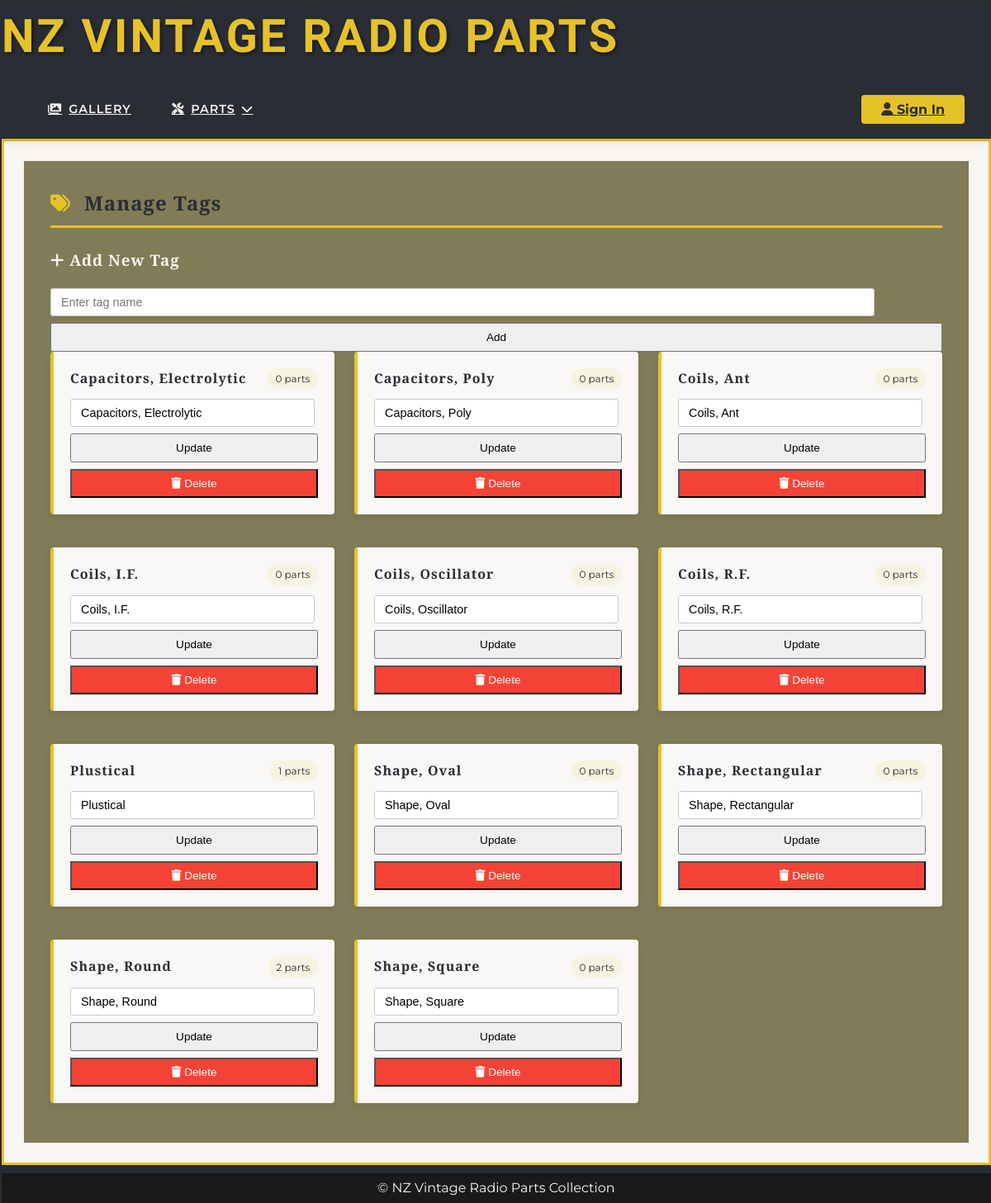
The app's page /tags/manage, older data.
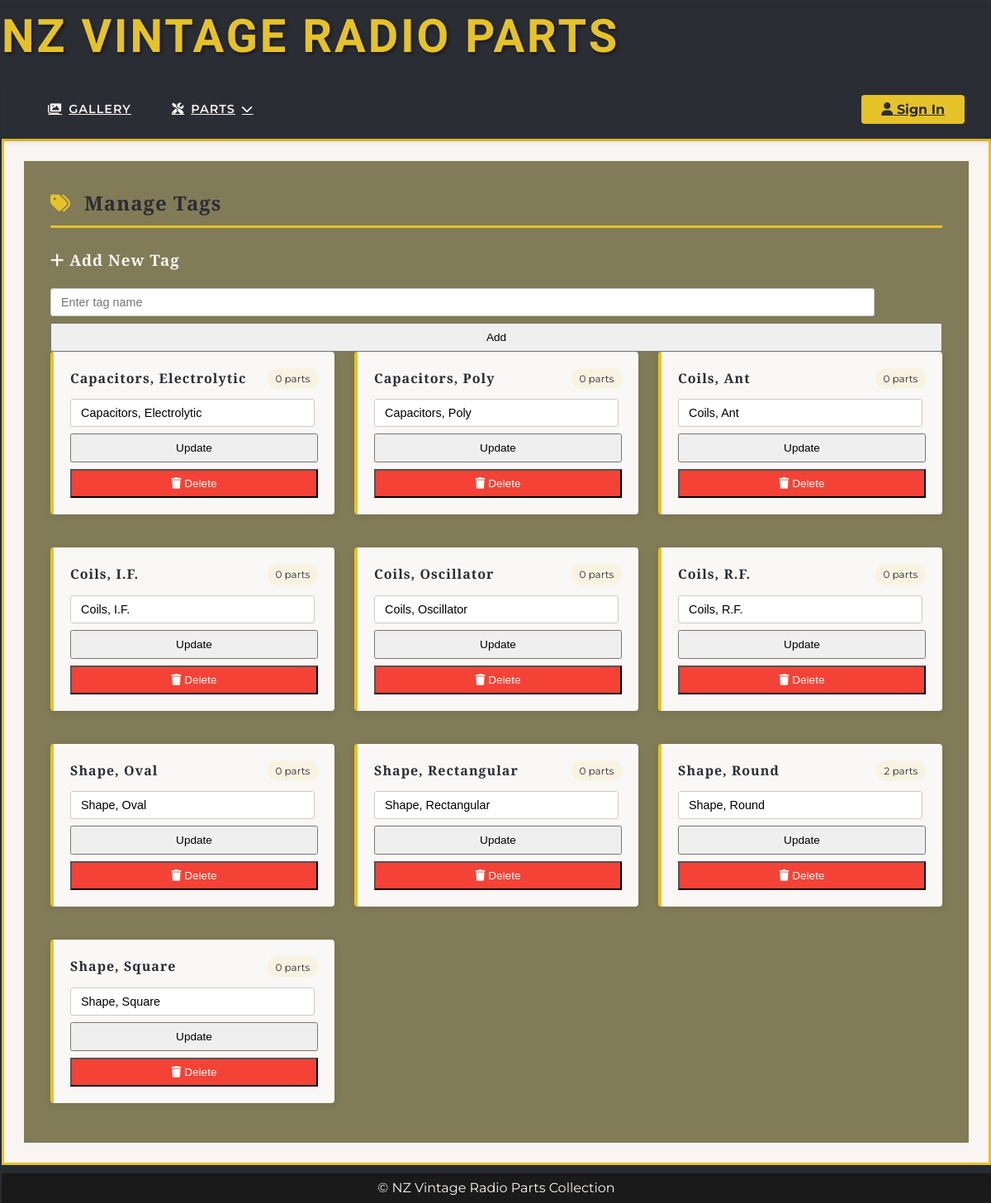
The same page, newer data.
### app/models.py (models this page shows, shortened)
class Tag(db.Model):
    __tablename__ = 'Tag'
    id = db.Column(db.Integer, primary_key=True, autoincrement=True)
    name = db.Column(db.String(100), nullable=False, unique=True)
    description = db.Column(db.String(255))
    slug = db.Column(db.String(100), nullable=False, unique=True, index=True)
    parts = db.relationship('Part', secondary=part_tags, back_populates='tags')

### app/blueprints/tags.py (the view)
@bp.route('/manage')
def manage_tags():
    tags = Tag.query.order_by(Tag.name).all()
    return render_template('manage_tags.html', tags=tags)

### app/templates/manage_tags.html (shortened to what this page needs)
{% extends 'layout.html' %}
{% block content %}
<div class="art-deco-card">
    <div class="tag-manager">
        <h2><i class="fas fa-tags"></i> Manage Tags</h2>
        <div class="add-tag-form">
            <h3><i class="fas fa-plus"></i> Add New Tag</h3>
            <form method="POST" action="{{ url_for('tags.add_tag') }}" class="tag-form">
                <input type="text" name="name" placeholder="Enter tag name" required>
                <button type="submit">Add</button>
            </form>
        </div>
        <div class="tag-list">
            {% for tag in tags %}
            <div class="tag-item">
                <div class="tag-header">
                    <h3 class="tag-name">{{ tag.name }}</h3>
                    <span class="tag-count">{{ tag.parts|length }} parts</span>
                </div>
                <form method="POST" action="{{ url_for('tags.edit_tag', tag_id=tag.id) }}" class="tag-form">
                    <input type="text" name="name" value="{{ tag.name }}" required>
                    <button type="submit">Update</button>
                </form>
                <form method="POST" action="{{ url_for('tags.delete_tag', tag_id=tag.id) }}" class="tag-form" style="margin-top: 0.5rem;">
                    <button type="submit" class="delete-btn">
                        <i class="fas fa-trash"></i> Delete
                    </button>
                </form>
            </div>
            {% else %}
            <div class="empty-state">
                <i class="fas fa-tags vintage-icon-large"></i>
                <h3>No Tags Yet</h3>
                <p>Add your first tag using the form above</p>
            </div>
            {% endfor %}
        </div>
    </div>
</div>
{% endblock %}

### app/templates/layout.html (shortened to what this page needs)
<!DOCTYPE html>
<html lang="en">
<head>
    <link rel="stylesheet" href="{{ url_for('static', filename='css/style.css') }}">
    <link rel="stylesheet" href="https://cdnjs.cloudflare.com/ajax/libs/font-awesome/6.0.0/css/all.min.css">
</head>
<body>
    <header class="art-deco-header">
        <a href="/">
            <h1>NZ Vintage Radio Parts</h1>
        </a>
    </header>
    <nav class="art-deco-nav">
        <ul class="nav-primary">
            <li><a href="{{ url_for('parts.gallery') }}"><i class="fas fa-images"></i> Gallery</a></li>
            <li class="has-submenu">
                <a href="#"><i class="fas fa-tools"></i> Parts <i class="fas fa-chevron-down"></i></a>
            </li>
        </ul>
        <div class="nav-user">
            <a href="#" class="login-prompt"><i class="fas fa-user"></i> Sign In</a>
        </div>
    </nav>
    <main>
        <div class="content-wrapper">
            {% block content %}{% endblock %}
        </div>
    </main>
    <footer>
        &copy; {{ current_year }} NZ Vintage Radio Parts Collection
    </footer>
</body>
</html>

### app/static/css/style.css (style rules this page uses)
:root { --primary: #e6c229; --secondary: #2a2d34; --sorta-dark: #817b57; --accent: #927d0a; --light: #f8f5f2; --semi-light: #cdc9c6; --dark: #1a1a1a; --success: #4caf50; --warning: #ff9800; --error: #f44336; --shadow-sm: 0 1px 3px rgba(0, 0, 0, 0.12); --shadow-md: 0 4px 6px rgba(0, 0, 0, 0.1); --shadow-lg: 0 10px 15px rgba(0, 0, 0, 0.1); --shadow-xl: 0 20px 25px rgba(0, 0, 0, 0.1); --shadow-primary: 0 4px 12px rgba(230, 194, 41, 0.2); --font-main: 'Montserrat', sans-serif; --font-display: 'Playfair Display', serif; --radio-dial: linear-gradient(135deg, transparent 50%, var(--primary) 50%); --radio-grill: repeating-linear-gradient( 90deg, var(--secondary), var(--secondary) 2px, transparent 2px, transparent 6px ); }
body { font-family: var(--font-main); background: var(--secondary); color: var(--light); line-height: 1.6; margin: 0; position: relative; margin-left: 2px; }
body::before { content: ""; position: fixed; top: 0; left: 0; right: 0; height: 8px; background: var(--radio-grill); z-index: 100; box-shadow: var(--shadow-sm); }
h1, h2, h3, h4 { font-family: var(--font-display); margin-top: 0; letter-spacing: 1px; }
.art-deco-header h1 { font-family: 'Poiret One', serif; font-size: 3.5rem; color: var(--primary); margin: 0; text-transform: uppercase; letter-spacing: 3px; text-shadow: 2px 2px 4px rgba(0,0,0,0.5); position: relative; display: inline-block; padding-bottom: 0.5rem; }
.art-deco-nav { background: var(--lt-color-gray-700); display: flex; justify-content: space-between; align-items: center; padding: 0 2rem; height: 70px; box-shadow: var(--shadow-md); position: relative; z-index: 1000; }
.nav-primary { display: flex; gap: 1px; margin: 0; padding: 0; height: 100%; }
.nav-primary > li { position: relative; list-style: none; }
.nav-primary > li > a { color: var(--light); padding: 0 1.5rem; height: 100%; display: flex; align-items: center; gap: 8px; font-weight: 600; letter-spacing: 1px; text-transform: uppercase; font-size: 0.9rem; transition: all 0.3s ease; position: relative; }
.nav-primary > li > a::after { content: ""; position: absolute; bottom: -3px; left: 1.5rem; right: 1.5rem; height: 3px; background: transparent; transition: inherit; }
.nav-user { margin-left: auto; }
.login-prompt { background: var(--primary); color: var(--secondary) !important; padding: 0.5rem 1.5rem; border-radius: 4px; font-weight: 700; transition: all 0.3s ease; }
.art-deco-card { background: var(--light); border-radius: 0; box-shadow: var(--shadow-lg); padding: 1.5rem; border: 3px solid var(--primary); position: relative; overflow: hidden; }
.art-deco-card::after { display: none !important; }
.tag-count { display: inline-block; margin-left: 0.4rem; background: rgba(42, 45, 52, 0.1); padding: 0.15rem 0.4rem; border-radius: 8px; font-size: 0.75rem; }
.tag-manager { background: var(--sorta-dark); border: 2px solid var(--fa-font-brands); padding: 2rem; }
.tag-manager h2 { color: var(--secondary); font-family: var(--font-display); border-bottom: 3px solid var(--primary); padding-bottom: 0.5rem; margin-bottom: 1.5rem; display: flex; align-items: center; gap: 1rem; }
.tag-manager h2 i { color: var(--primary); }
.tag-list { display: grid; grid-template-columns: repeat(auto-fill, minmax(280px, 1fr)); gap: 1.5rem; }
.tag-item { background: rgba(255, 255, 255, 0.95); padding: 1.25rem; border-left: 4px solid var(--primary); box-shadow: 0 2px 8px rgba(0, 0, 0, 0.08); border-radius: 4px; transition: all 0.25s ease; margin-bottom: 1rem; overflow: hidden; }
.tag-header { display: flex; justify-content: space-between; align-items: center; margin-bottom: 0.75rem; }
.tag-name { font-weight: 600; color: var(--secondary); font-size: 1rem; margin: 0; padding-right: 0.5rem; }
.tag-form { display: flex; flex-direction: column; gap: 0.5rem; width: 100%; }
.tag-form input[type="text"] { width: 90%; padding: 0.5rem 0.75rem; border: 1px solid var(--semi-light); border-radius: 3px; font-size: 0.9rem; }
.tag-form button { padding: 0.5rem 1rem; font-size: 0.85rem; white-space: nowrap; }
.delete-btn { background: var(--error); color: white; }
.tag-count { background: rgba(230, 194, 41, 0.1); padding: 0.2rem 0.6rem; border-radius: 12px; font-size: 0.75rem; color: var(--secondary); }
footer { padding: 5px 0; text-align: center; background-color: var(--dark); margin-top: 10px; }

Row changes from the older to the newer data that the page shows:
removed Tag: name "Plustical", parts|length "1"
